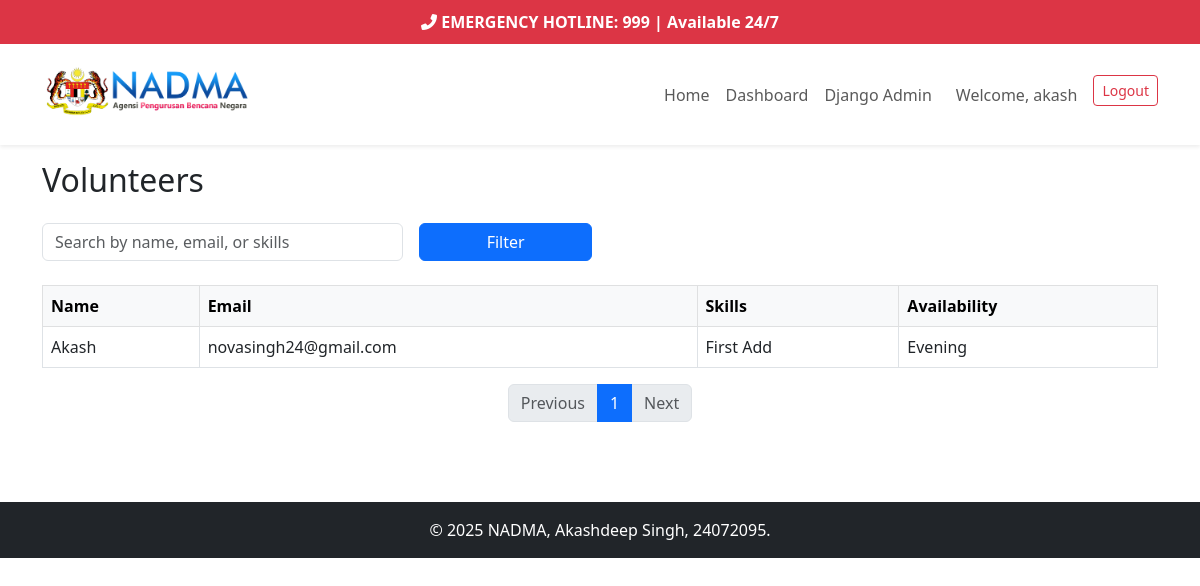
/volunteers/ (signed in), run on the app's committed database.
### core/models.py (models this page shows)
class User(AbstractUser):
    ROLE_CHOICES = [
        ('citizen', 'Citizen'),
        ('volunteer', 'Volunteer'),
        ('authority', 'Authority'),
    ]
    full_name = models.CharField(max_length=255)
    role = models.CharField(max_length=20, choices=ROLE_CHOICES)
    skills = models.CharField(max_length=255, blank=True, null=True)
    availability = models.CharField(max_length=255, blank=True, null=True)

### core/decorators.py (the view)
        def _wrapped_view(request, *args, **kwargs):
            if request.user.is_superuser:
                return view_func(request, *args, **kwargs)
            if hasattr(request.user, 'role') and request.user.role in allowed_roles:
                return view_func(request, *args, **kwargs)
            raise PermissionDenied

### core/views.py (called while the page is built)
@login_required
@role_required(['authority'])
def volunteer_list(request):
    from .models import User
    volunteers = User.objects.filter(role='volunteer').order_by('full_name')
    q = request.GET.get('q', '')
    if q:
        volunteers = volunteers.filter(
            Q(full_name__icontains=q) | Q(email__icontains=q) | Q(skills__icontains=q)
        )
    paginator = Paginator(volunteers, 10)
    page_number = request.GET.get('page')
    volunteers_page = paginator.get_page(page_number)
    return render(request, 'core/volunteer_list.html', {'volunteers': volunteers_page})

### core/templates/core/volunteer_list.html (shortened to what this page needs)
{% extends 'core/base.html' %}
{% block content %}
<h2 class="mb-4">Volunteers</h2>
<form method="get" class="row g-3 mb-4">
    <div class="col-md-4">
        <input type="text" name="q" class="form-control" placeholder="Search by name, email, or skills" value="{{ request.GET.q }}">
    </div>
    <div class="col-md-2">
        <button type="submit" class="btn btn-primary w-100">Filter</button>
    </div>
</form>
<table class="table table-bordered table-hover">
    <thead class="table-light">
        <tr>
            <th>Name</th>
            <th>Email</th>
            <th>Skills</th>
            <th>Availability</th>
        </tr>
    </thead>
    <tbody>
        {% for volunteer in volunteers %}
        <tr>
            <td>{{ volunteer.full_name }}</td>
            <td>{{ volunteer.email }}</td>
            <td>{{ volunteer.skills }}</td>
            <td>{{ volunteer.availability }}</td>
        </tr>
        {% empty %}
        <tr><td colspan="4" class="text-center">No volunteers found.</td></tr>
        {% endfor %}
    </tbody>
</table>
<nav aria-label="Volunteer pagination">
    <ul class="pagination justify-content-center">
        {% if volunteers.has_previous %}
            <li class="page-item"><a class="page-link" href="?{% if request.GET.q %}q={{ request.GET.q }}&{% endif %}page={{ volunteers.previous_page_number }}">Previous</a></li>
        {% else %}
            <li class="page-item disabled"><span class="page-link">Previous</span></li>
        {% endif %}
        {% for num in volunteers.paginator.page_range %}
            {% if volunteers.number == num %}
                <li class="page-item active"><span class="page-link">{{ num }}</span></li>
            {% else %}
                <li class="page-item"><a class="page-link" href="?{% if request.GET.q %}q={{ request.GET.q }}&{% endif %}page={{ num }}">{{ num }}</a></li>
            {% endif %}
        {% endfor %}
        {% if volunteers.has_next %}
            <li class="page-item"><a class="page-link" href="?{% if request.GET.q %}q={{ request.GET.q }}&{% endif %}page={{ volunteers.next_page_number }}">Next</a></li>
        {% else %}
            <li class="page-item disabled"><span class="page-link">Next</span></li>
        {% endif %}
    </ul>
</nav>
{% endblock %}

### core/templates/core/base.html (shortened to what this page needs)
{% load static %}
<!DOCTYPE html>
<html lang="en">
<head>
    <link rel="stylesheet" href="https://cdn.jsdelivr.net/npm/bootstrap@5.3.0/dist/css/bootstrap.min.css">
    <link href="https://cdnjs.cloudflare.com/ajax/libs/font-awesome/6.0.0/css/all.min.css" rel="stylesheet">
</head>
<body>
    <div class="emergency-bar text-center position-sticky top-0 w-100" style="z-index: 1050; background-color: #dc3545; color: white; padding: 10px 0; font-weight: bold;">
        <i class="fas fa-phone-alt"></i> EMERGENCY HOTLINE: 999 | Available 24/7
    </div>
    <nav class="navbar navbar-expand-lg navbar-light bg-white shadow-sm">
        <div class="container">
            <a class="navbar-brand d-flex align-items-center" href="/">
                <img src="{% static 'logo.png' %}" alt="NADMA Logo" height="75" class="me-2">
            </a>
            <div class="collapse navbar-collapse" id="navbarNav">
                <ul class="navbar-nav ms-auto">
                    <li class="nav-item">
                        <a class="nav-link" href="/">Home</a>
                    </li>
                    {% if user.is_authenticated %}
                        {% if user.is_superuser %}
                            <li class="nav-item"><a class="nav-link" href="{% url 'admin_dashboard' %}">Dashboard</a></li>
                            <li class="nav-item"><a class="nav-link" href="{% url 'admin:index' %}">Django Admin</a></li>
                        {% elif user.role == 'authority' %}
                            <li class="nav-item"><a class="nav-link" href="{% url 'dashboard_router' %}">Dashboard</a></li>
                            <li class="nav-item"><a class="nav-link" href="{% url 'admin_dashboard' %}">Admin Dashboard</a></li>
                            <li class="nav-item"><a class="nav-link" href="{% url 'add_shelter' %}">Add Shelter</a></li>
                        {% elif user.role == 'volunteer' %}
                            <li class="nav-item"><a class="nav-link" href="{% url 'dashboard_router' %}">Dashboard</a></li>
                        {% elif user.role == 'citizen' %}
                            <li class="nav-item"><a class="nav-link" href="{% url 'dashboard_router' %}">Dashboard</a></li>
                        {% endif %}
                        <li class="nav-item ms-2">
                            <span class="nav-link">Welcome, {{ user.get_full_name|default:user.username }}</span>
                        </li>
                        <li class="nav-item ms-2">
                            <a class="btn btn-outline-danger btn-sm" href="{% url 'logout' %}">Logout</a>
                        </li>
                    {% endif %}
                </ul>
            </div>
        </div>
    </nav>
    <main class="container mb-5 py-3">
        {% block content %}{% endblock %}
    </main>
    <footer class="bg-dark text-white text-center py-3 mt-auto">
        © 2025 NADMA, Akashdeep Singh, 24072095.
    </footer>
</body>
</html>

### data on the page
User: get_full_name "akash"
User: full_name "Akash", email "novasingh24@gmail.com", skills "First Add", availability "Evening"

### other printed values
{{ num }} "1"
